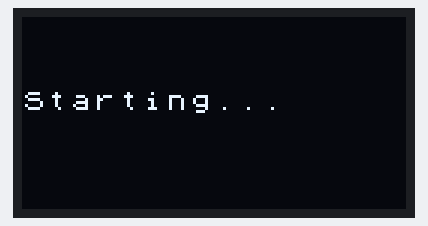
Bench run of a sketch on a simulated Seeed XIAO ESP32-S3. On the bench: 128×64 one-colour display. Nothing arrives over Bluetooth unless stated; what the sketch prints to the serial monitor is not drawn.

Above: at 0.1 s.
At 30.1 s:
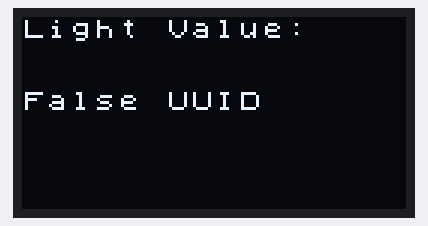

The sketch:

client.ino
```cpp
// https://wiki.seeedstudio.com/xiao_esp32s3_bluetooth/#ble-sensor-data-exchange

//client
#include <BLEDevice.h>
#include <BLEUtils.h>
#include <BLEClient.h>
#include <BLEServer.h>
#include <Arduino.h>
#include <U8x8lib.h>
#include <Wire.h>

// OLEDs without Reset of the Display
U8X8_SSD1306_128X64_NONAME_HW_I2C u8x8(/* clock=*/ SCL, /* data=*/ SDA, /* reset=*/ U8X8_PIN_NONE);

BLEClient*  pClient;
bool doconnect = false;

//BLE Server name (the other ESP32 name running the server sketch)
#define bleServerName "XIAOESP32S3_BLE"

//Address of the peripheral device. Address will be found during scanning...
static BLEAddress *pServerAddress;

BLEUUID serviceUUID("181A"); // Environmental Sensing
BLEUUID charUUID("2A59");    // Analog Output

char light_val[1024];

//Callback function that gets called, when another device's advertisement has been received
class MyAdvertisedDeviceCallbacks: public BLEAdvertisedDeviceCallbacks {
  void onResult(BLEAdvertisedDevice advertisedDevice) {
    if (advertisedDevice.getName() == bleServerName) { //Check if the name of the advertiser matches
      advertisedDevice.getScan()->stop(); //Scan can be stopped, we found what we are looking for
      pServerAddress = new BLEAddress(advertisedDevice.getAddress()); //Address of advertiser is the one we need
      Serial.println("Device found. Connecting!");
    }
  }
};

//function that prints the latest sensor readings in the OLED display
void printReadings(){
  u8x8.setFont(u8x8_font_chroma48medium8_r);
  u8x8.setCursor(0, 0);
  u8x8.print("Light Value:");
  u8x8.drawString(0, 2, light_val);
}

void setup() {
  Serial.begin(115200);
  //OLED display setup
  u8x8.begin();
  u8x8.setFlipMode(1);

  u8x8.setFont(u8x8_font_chroma48medium8_r);
  u8x8.drawString(0, 3, "Starting...");

  Serial.println("Starting BLE client...");

  BLEDevice::init("XIAOESP32S3_Client");

  // Retrieve a Scanner and set the callback we want to use to be informed when we
  // have detected a new device.  Specify that we want active scanning and start the
  // scan to run for 30 seconds.
  BLEScan* pBLEScan = BLEDevice::getScan();
  pBLEScan->setAdvertisedDeviceCallbacks(new MyAdvertisedDeviceCallbacks());
  pBLEScan->setActiveScan(true);
  pBLEScan->start(30);

  pClient = BLEDevice::createClient();
  // Connect to the remove BLE Server.
  pClient->connect(*pServerAddress);
  Serial.println(" - Connected to server");

  // Obtain a reference to the service we are after in the remote BLE server.
  BLERemoteService* pRemoteService = pClient->getService(serviceUUID);
  if (pRemoteService == nullptr) {
    u8x8.clearDisplay();
    u8x8.drawString(0, 3, "False UUID");
    Serial.print("Failed to find our service UUID: ");
    Serial.println(serviceUUID.toString().c_str());
    return;
  }

  // Obtain a reference to the characteristics in the service of the remote BLE server.
  BLERemoteCharacteristic* pCharacteristic = pRemoteService->getCharacteristic(charUUID);
  if (pCharacteristic == nullptr) {
    u8x8.clearDisplay();
    u8x8.drawString(0, 3, "False UUID");
    Serial.print("Failed to find our characteristic UUID");
    return;
  }
  Serial.println(" - Found light value characteristics");
  u8x8.clearDisplay();
  u8x8.drawString(0, 3, "Connected!");

  pCharacteristic->registerForNotify([](BLERemoteCharacteristic* pBLERemoteCharacteristic, uint8_t* pData, size_t length, bool isNotify) {
    Serial.println("Notify received");
    Serial.print("Value: ");
    Serial.println(*pData);
    snprintf(light_val, sizeof(light_val), "%d", *pData);
  });

  doconnect = true;
  u8x8.clearDisplay();
  u8x8.drawString(0, 4, "Receiving...");
}

void loop() {
  if (doconnect) {
    BLERemoteService* pRemoteService = pClient->getService(serviceUUID);
    BLERemoteCharacteristic* pCharacteristic = pRemoteService->getCharacteristic(charUUID);
    pCharacteristic->registerForNotify([](BLERemoteCharacteristic* pBLERemoteCharacteristic, uint8_t* pData, size_t length, bool isNotify) {
      Serial.println("Notify received");
      Serial.print("Value: ");
      Serial.println(*pData);
      snprintf(light_val, sizeof(light_val), "%d", *pData);
    });
  }
  printReadings();
  delay(1000);
  u8x8.clearLine(2);
}
```
